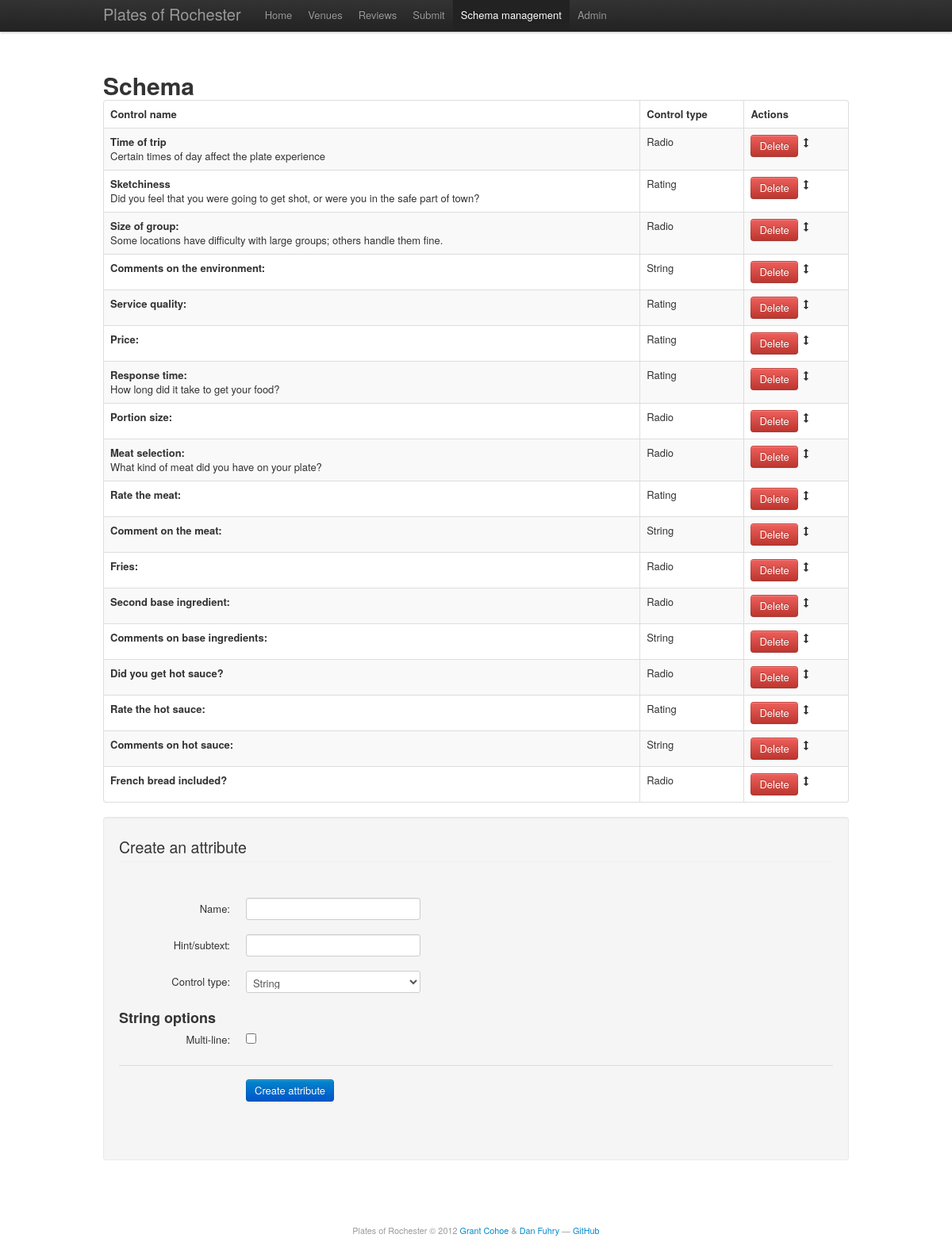
Page /schema.php on the committed database.
### tables this page shows
CREATE TABLE attrs (
	id int(12) unsigned NOT NULL auto_increment,
	a_name varchar(255) NOT NULL DEFAULT '',
	a_hint varchar(255) NOT NULL DEFAULT '',
	a_type varchar(15) NOT NULL DEFAULT 'string',
	a_size smallint(3) NOT NULL DEFAULT 30,
	a_options text NOT NULL,
	a_flags int unsigned NOT NULL DEFAULT 0,
	a_sort_order int NOT NULL DEFAULT 0,
	PRIMARY KEY ( id )
);

### inc/db-class.php (called while the page is built, shortened)
<?php
global $_dbconn;
function db_query($q)
{
	global $_dbconn;
	if ( !($result = mysql_query($q, $_dbconn)) )
		die("<h1>SQL error</h1>
				<p>Error: " . htmlspecialchars(mysql_error()) . "</p>
				<p>Query:</p>
				<pre>" . htmlspecialchars($q) . "</pre>");
	return $result;
}
function db_fetch($result)
{
	return mysql_fetch_assoc($result);
}

### schema.php (the view, shortened to what this page needs)
?><!DOCTYPE html PUBLIC "-//W3C//DTD XHTML 1.1//EN" "http://www.w3.org/TR/xhtml11/DTD/xhtml11.dtd">
<html xmlns="http://www.w3.org/1999/xhtml" dir="ltr">
	<head>
		<link rel="stylesheet" type="text/css" href="res/bootstrap.css" />
		<link rel="stylesheet" type="text/css" href="res/plates.css" />
	</head>
	<body>
		<div class="navbar navbar-fixed-top">
			<div class="navbar-inner">
				<div class="container">
					<a class="brand" href="index.php">Plates of Rochester</a>
					<ul class="nav">
						<li><a href="index.php">Home</a></li>
						<li><a href="venues.php">Venues</a></li>
						<li><a href="reviews.php">Reviews</a></li>
						<li><a href="submit.php">Submit</a></li>
						<li class="active"><a href="schema.php">Schema management</a></li>
						<li><a href="admin.php">Admin</a></li>
					</ul>
				</div>
			</div>
		</div>
		<div class="container">
			<h1>Schema</h1>
			<?php
			require_once('inc/loader.php');
			?>
			<form method="post">
			<table class="table table-bordered table-striped schema-table">
			<thead>
				<tr>
					<th>Control name</th>
					<th>Control type</th>
					<th>Actions</th>
				</tr>
			</thead>
			<tbody>
				<?php
				$q = db_query("SELECT * FROM attrs ORDER BY a_sort_order ASC, a_name ASC;");
				while ( $row = db_fetch($q) )
				{
					echo '<tr data-attrid="' . $row['id'] . '">';
					printf("<td><strong>%s</strong>%s</td>", htmlspecialchars($row['a_name']), !empty($row['a_hint']) ? '<br /><small>' . htmlspecialchars($row['a_hint']) . '</small>' : '');
					printf("<td>%s</td>", htmlspecialchars($row['a_type']));
					printf("<td><button class=\"btn btn-danger\" name=\"delete_attr\" value=\"%d\" onclick=\"return confirm('This will remove the attribute from the submit form and from ALL EXISTING REVIEWS. Are you sure you want to do this?');\">Delete</button> <i class=\"icon-resize-vertical\"></i></td>", $row['id']);
					echo '</tr>';
				}
				?>
			</tbody>
			</table>
			</form>
			<div class="well">
				<form method="post" class="form form-horizontal" id="schema-create-form" enctype="multipart/form-data">
					<fieldset>
						<legend>Create an attribute</legend>
						<div class="control-group">
							<label class="control-label">Name:</label>
							<div class="controls">
								<input type="text" name="attr[a_name]" />
							</div>
						</div>
						<div class="control-group">
							<label class="control-label">Hint/subtext:</label>
							<div class="controls">
								<input type="text" name="attr[a_hint]" />
							</div>
						</div>
						<div class="control-group">
							<label class="control-label">Control type:</label>
							<div class="controls">
								<select name="attr[a_type]" id="schema-create-attr-type-select">
									<?php
										foreach ( $control_types as $ct )
										{
											printf('<option value="%s">%s</option>', $ct, $ct);
										}
									?>
								</select>
							</div>
						</div>
						<?php
						foreach ( $control_types as $ct )
						{
							echo "<div class=\"schema_copts $ct\" style=\"display: none;\">";
							echo "<h3>$ct options</h3>";
							$cobj = new $ccls();
							if ( method_exists($cobj, 'options') )
							{
								$cobj->options();
							}
							else
							{
								echo '<p>No options for this control type.</p>';
							}
							echo "</div>";
						}
						?>
						<div class="form-actions">
							<input class="btn btn-primary" type="submit" value="Create attribute" />
						</div>
					</fieldset>
				</form>
			</div>
		</div>
		<div class="footer container">
			Plates of Rochester &copy; 2012 <a href="http://www.grantcohoe.com/">Grant Cohoe</a> &amp; <a href="http://fuhry.us/">Dan Fuhry</a> &mdash; <a href="https://github.com/fuhry/plates">GitHub</a>
		</div>
	</body>
</html>

### inc/controls.php (shortened to what this page needs)
<?php
$control_types = array();
		?>
		<?php
final class Control_String extends Control {
	public function options()
	{
		?>
		<div class="control-group">
			<label class="control-label">Multi-line:</label>
			<div class="controls">
				<input type="checkbox" name="attr[plugin][String][a_flags][]" value="<?php echo strval(CONTROL_STRING_MULTILINE); ?>" />
			</div>
		</div>
		<?php
	}
}
$control_types[] = 'String';
		?>
		<?php
$control_types[] = 'Rating';
		?>
		<?php
$control_types[] = 'Radio';

### res/plates.css (style rules this page uses)
body { position: relative; padding-top: 90px; background-color: #fff; }
div.footer { padding-top: 60px; font-size: smaller; color: #999999; text-align: center; }

### rows in the picture
attrs: a_name "Time of trip", a_hint "Certain times of day affect the plate experience", a_type "Radio", $row['id'] 2 (drawn)
attrs: a_name "Sketchiness", a_hint "Did you feel that you were going to get shot, or were you in the safe part of town?", a_type "Rating", $row['id'] 1 (drawn)
attrs: a_name "Size of group:", a_hint "Some locations have difficulty with large groups; others handle them fine.", a_type "Radio", $row['id'] 3 (drawn)
attrs: a_name "Comments on the environment:", a_type "String", $row['id'] 17 (drawn)
attrs: a_name "Service quality:", a_type "Rating", $row['id'] 10 (drawn)
attrs: a_name "Price:", a_type "Rating", $row['id'] 12 (drawn)
attrs: a_name "Response time:", a_hint "How long did it take to get your food?", a_type "Rating", $row['id'] 13 (drawn)
attrs: a_name "Portion size:", a_type "Radio", $row['id'] 11 (drawn)
attrs: a_name "Meat selection:", a_hint "What kind of meat did you have on your plate?", a_type "Radio", $row['id'] 4 (drawn)
attrs: a_name "Rate the meat:", a_type "Rating", $row['id'] 9 (drawn)
attrs: a_name "Comment on the meat:", a_type "String", $row['id'] 14 (drawn)
attrs: a_name "Fries:", a_type "Radio", $row['id'] 5 (drawn)
attrs: a_name "Second base ingredient:", a_type "Radio", $row['id'] 6 (drawn)
attrs: a_name "Comments on base ingredients:", a_type "String", $row['id'] 15 (drawn)
attrs: a_name "Did you get hot sauce?", a_type "Radio", $row['id'] 7 (drawn)
attrs: a_name "Rate the hot sauce:", a_type "Rating", $row['id'] 8 (drawn)
attrs: a_name "Comments on hot sauce:", a_type "String", $row['id'] 16 (drawn)
attrs: a_name "French bread included?", a_type "Radio", $row['id'] 18 (drawn)

### other values in the picture
$ct "String"
form field value "String"
